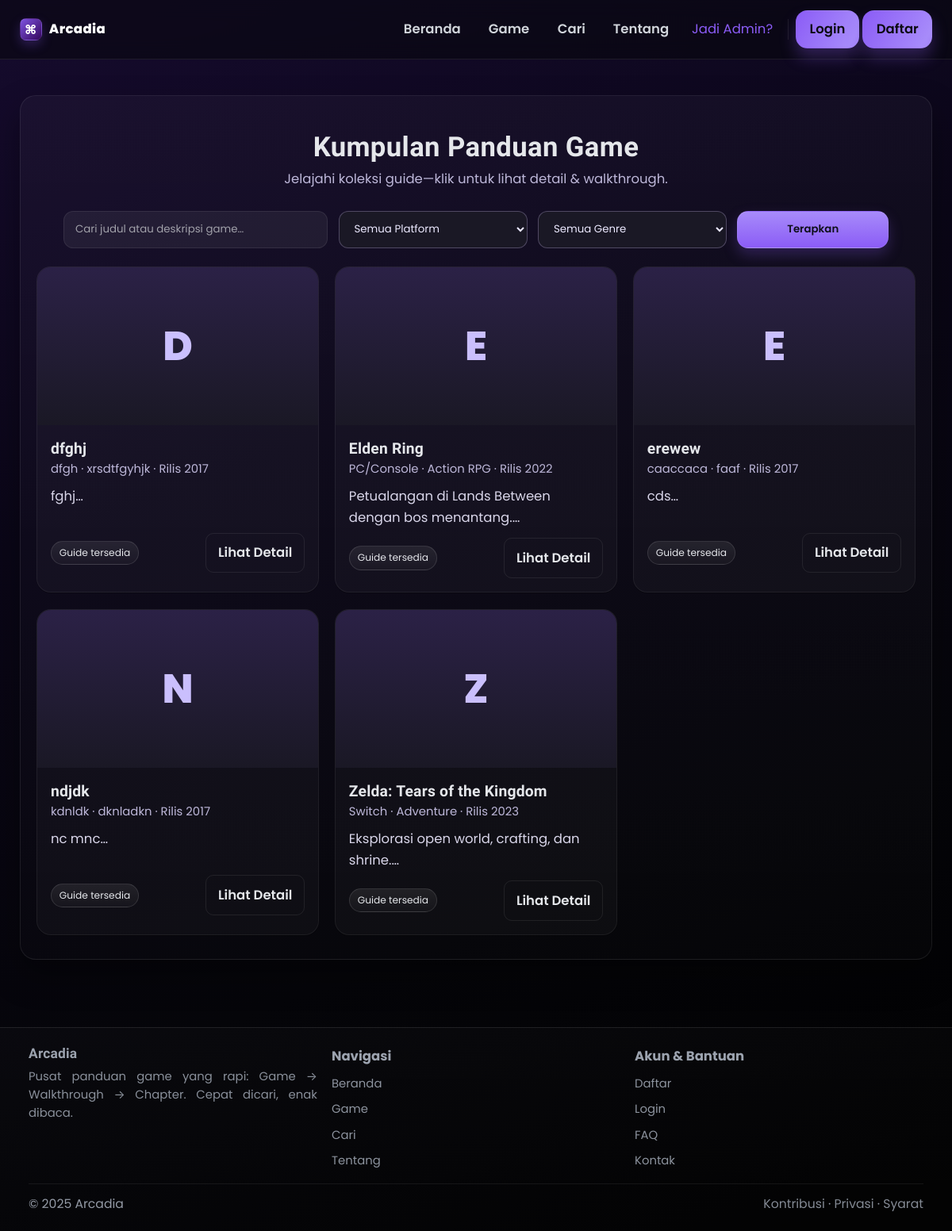
Page /public/games.php on the committed database.
### tables this page shows
CREATE TABLE `games` (
  `id` int(11) NOT NULL,
  `title` varchar(150) NOT NULL,
  `genre` varchar(80) DEFAULT NULL,
  `platform` varchar(80) DEFAULT NULL,
  `release_year` int(11) DEFAULT NULL,
  `image_url` varchar(255) DEFAULT NULL,
  `description` text DEFAULT NULL
);

### lib/helpers.php (called while the page is built, shortened)
<?php
function e($s)
{
  return htmlspecialchars((string) $s, ENT_QUOTES, 'UTF-8');
}
?>

### lib/db.php (called while the page is built, shortened)
<?php
function db_all($mysqli, $sql, $params = [], $types = '')
{
  $stmt = $mysqli->prepare($sql);
  $stmt->execute();
  $res = $stmt->get_result();
  $rows = $res ? $res->fetch_all(MYSQLI_ASSOC) : [];
  return $rows;
}
?>

### public/games.php (the view, shortened to what this page needs)
<?php
require_once __DIR__ . '/../config.php';
require_once __DIR__ . '/../lib/db.php';
require_once __DIR__ . '/../lib/helpers.php';
include __DIR__ . '/_header.php';
$q = trim($_GET['q'] ?? '');
$params = [];
$types = '';
$sql = "SELECT id,title,platform,genre,release_year,image_url,LEFT(description,150) excerpt
        FROM games";
$sql .= " ORDER BY title ASC";
$games = db_all($mysqli, $sql, $params, $types);
?>
<div class="container card" style="max-width:1040px">
  <div class="page-hero">
    <h1>Kumpulan Panduan Game</h1>
    <div class="sub">Jelajahi koleksi guide—klik untuk lihat detail & walkthrough.</div>
  </div>
  <form class="filters" method="get" action="games.php">
    <input class="input" type="text" name="q" value="<?= e($q) ?>" placeholder="Cari judul atau deskripsi game…">
    <select class="input" name="platform">
      <option value="">Semua Platform</option>
    </select>
    <select class="input" name="genre">
      <option value="">Semua Genre</option>
    </select>
    <button class="btn btn-apply">Terapkan</button>
  </form>
  <?php if (!$games): ?>
    <div class="card" style="text-align:center">Tidak ada game yang cocok dengan filter.</div>
  <?php else: ?>
    <div class="grid">
      <?php foreach ($games as $gm):
        $detailUrl = '/arcadia/public/game.php?id=' . $gm['id'];
        if (!is_user_logged_in()) {
          $detailUrl = '/arcadia/public/auth/login.php?next=' . urlencode($detailUrl);
        }
        ?>
        <article class="card-game">
          <?php if (!empty($gm['image_url'])): ?>
            <img class="thumb" src="<?= e($gm['image_url']) ?>" alt="">
          <?php else: ?>
            <div class="thumb-fallback"><?= e(mb_strtoupper(mb_substr($gm['title'], 0, 1))) ?></div>
          <?php endif; ?>
          <div class="card-body">
            <h3 style="margin:.1rem 0 .15rem"><?= e($gm['title']) ?></h3>
            <div class="meta"><?= e($gm['platform']) ?> ·
              <?= e($gm['genre'] ?: 'Uncategorized') ?>    <?= $gm['release_year'] ? ' · Rilis ' . e($gm['release_year']) : '' ?>
            </div>
            <div class="desc"><?= e($gm['excerpt']) ?>…</div>
            <div class="actions">
              <span class="chip chip-soft">Guide tersedia</span>
              <a class="btn btn-detail ghost" href="<?= e($detailUrl) ?>">Lihat Detail</a>
            </div>
          </div>
          <a class="cover-link" href="<?= e($detailUrl) ?>" aria-label="Buka detail <?= e($gm['title']) ?>"></a>
        </article>
      <?php endforeach; ?>
    </div>
  <?php endif; ?>
</div>
<?php include __DIR__ . '/_footer.php'; ?>

### assets/styles.css (style rules this page uses)
:root { --font-body: 'Poppins', system-ui, -apple-system, 'Segoe UI', Roboto, Ubuntu, 'Helvetica Neue', Arial, 'Noto Sans', sans-serif; --font-heading: 'Rajdhani', system-ui, -apple-system, 'Segoe UI', Roboto, Ubuntu, 'Helvetica Neue', Arial, 'Noto Sans', sans-serif; }
:root { --bg1: #0b0b10; --bg2: #160b2e; --card: #0f1020; --text: #e5e7eb; --muted: #9ca3af; --primary: #8b5cf6; --accent: #a78bfa; --ring: rgba(139, 92, 246, .25); --border: rgba(255, 255, 255, .08); --container: 1320px; --gutter: 1.5rem; }
* { box-sizing: border-box }
html, body { height: 100% }
body { margin: 0; font-family: Inter, system-ui, -apple-system, Segoe UI, Roboto, Ubuntu, "Helvetica Neue", Arial, "Noto Sans", sans-serif; color: var(--text); background: linear-gradient(160deg, var(--bg2) 0%, #0a0617 35%, #050509 70%, #000 100%); background-attachment: fixed; }
.container { max-width: 1080px; margin: 0 auto; padding: 1.25rem }
.card { background: linear-gradient(180deg, rgba(255, 255, 255, .03), rgba(255, 255, 255, .01)); border: 1px solid var(--border); border-radius: 18px; box-shadow: 0 20px 40px rgba(0, 0, 0, .35); padding: 1rem; margin: 1rem 0 }
h1, h2, h3 { margin: .25rem 0 .5rem }
h1 { font-size: 1.75rem; letter-spacing: .2px }
a { color: var(--primary); text-decoration: none }
.btn { display: inline-block; background: var(--primary); color: #0b0b10; padding: .65rem 1.05rem; border-radius: .9rem; border: 1px solid transparent; cursor: pointer; font-weight: 600; box-shadow: 0 8px 18px rgba(139, 92, 246, .25); }
:root { --input-bg: rgba(255, 255, 255, .06); }
.input, select, textarea { width: 100%; padding: .7rem .85rem; background: var(--input-bg); color: var(--text); border: 1px solid var(--border); border-radius: .75rem; outline: none; color-scheme: dark; }
.input::placeholder { color:#a1a1aa }
.grid { display: grid; gap: 1rem }
:root { --container: 1320px; --gutter: 1.5rem; }
html { font-size: 16.5px; }
body { line-height: 1.6; }
.container { max-width: var(--container) !important; padding: var(--gutter) !important; }
.card { padding: 1.25rem !important; margin: 1.25rem 0 !important; border-radius: 20px !important; }
.grid { gap: 1.25rem !important; }
body, input, button, select, textarea, a, p, li, td, .small { font-family: var(--font-body) !important; font-weight: 400; line-height: 1.65; -webkit-font-smoothing: antialiased; -moz-osx-font-smoothing: grayscale; }
.nav-link, .nav-cta, .btn, label, th { font-family: var(--font-body) !important; font-weight: 600 !important; }
h1, h2, h3 { font-family: var(--font-heading) !important; font-weight: 700 !important; letter-spacing: .2px; line-height: 1.2; }
::placeholder { font-family: var(--font-body); }
.chip { display: inline-block; padding: .5rem .85rem; border-radius: 999px; background: rgba(255, 255, 255, .06); border: 1px solid var(--border); color: #e5e7eb; text-decoration: none; transition: transform .16s ease, box-shadow .2s ease, background .2s ease; }
:root { --nav-height: 64px; }
html { scroll-behavior: smooth; }
.btn.ghost { background: transparent; color: var(--text); border: 1px solid rgba(139, 92, 246, .45); box-shadow: none; }
.btn.ghost { background: transparent; color: #e5e7eb; border: 1px solid var(--border); padding: .65rem .9rem; border-radius: 10px; transition: transform .15s, background .2s; }
.chip { display: inline-block; padding: .42rem .7rem; border-radius: 999px; border: 1px solid var(--border); background: rgba(255, 255, 255, .06); font-size: .9rem; }

### rows in the picture
games: title "D", title "dfghj", platform "dfgh", genre "xrsdtfgyhjk", release_year "2017", excerpt "fghj"
games: title "E", title "Elden Ring", platform "PC/Console", genre "Action RPG", release_year "2022", excerpt "Petualangan di Lands Between dengan bos menantang."
games: title "E", title "erewew", platform "caaccaca", genre "faaf", release_year "2017", excerpt "cds"
games: title "N", title "ndjdk", platform "kdnldk", genre "dknladkn", release_year "2017", excerpt "nc mnc"
games: title "Z", title "Zelda: Tears of the Kingdom", platform "Switch", genre "Adventure", release_year "2023", excerpt "Eksplorasi open world, crafting, dan shrine."

### other values in the picture
$authText "Login"
